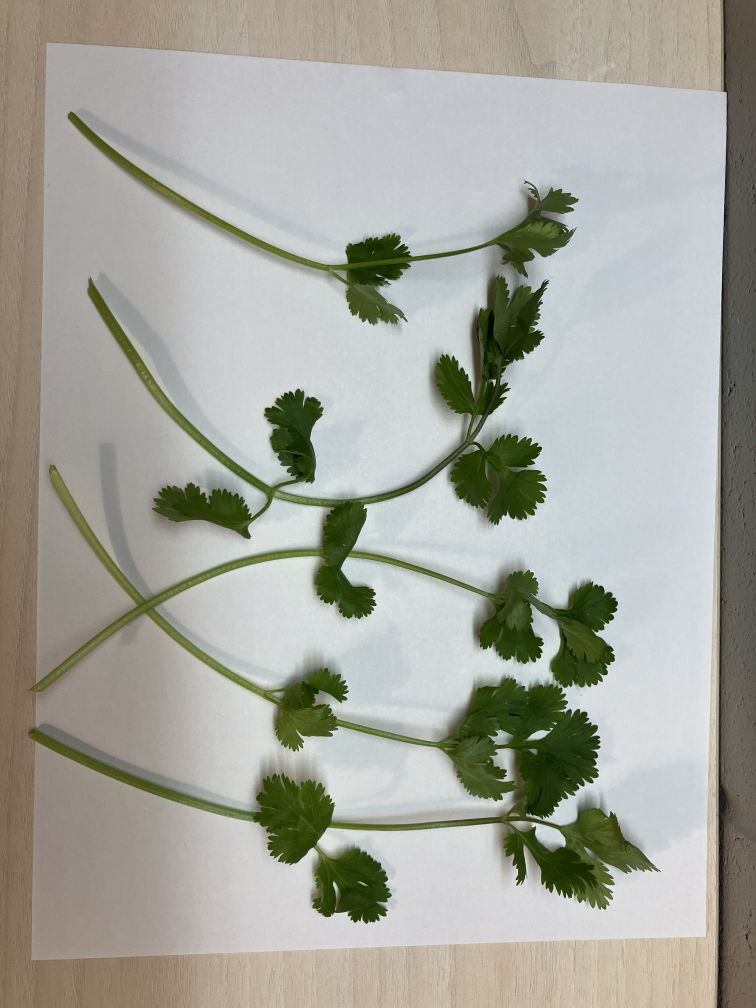
#> input picture data/images/Day0_Group_1.jpg, 3024 x 4032 px (shown at 1/4 size); its folder holds only this picture in this run
$ python create_masked_images.py
#> lines starting #> are read from the running program, lines starting #| are printed output that depends on the picture; after the words box and inside, x2 and y2 are one past the last pixel; in counts of white or black regions, pixels touching at a corner belong together
#!/usr/bin/env python3
"""
Create masked versions of all cilantro images.
"""

import cv2
import numpy as np
import os
import glob

# HSV thresholds (adjusted for darker/wilted cilantro)
LOWER_GREEN = np.array([35, 30, 20])
UPPER_GREEN = np.array([85, 255, 255])

# Input and output directories
input_dir = 'data/images'
output_dir = 'data/images/masked_images'

# Create output directory
os.makedirs(output_dir, exist_ok=True)

# Find all jpg files
image_files = glob.glob(os.path.join(input_dir, '*.jpg'))
image_files = sorted([f for f in image_files if 'masked_images' not in f])

print(f"Processing {len(image_files)} images...")
print("="*70)

for image_path in image_files:
    filename = os.path.basename(image_path)

    # Load image
    image = cv2.imread(image_path)
#> image is the input picture: shape (4032, 3024, 3); mean B, G, R 156.3, 165.4, 164.7
    if image is None:
        print(f"✗ Could not load: {filename}")
        continue

    # Convert to HSV
    hsv = cv2.cvtColor(image, cv2.COLOR_BGR2HSV)
#> hsv: shape (4032, 3024, 3); mean H, S, V 58.8, 39.7, 170.3

    # Create mask
    mask = cv2.inRange(hsv, LOWER_GREEN, UPPER_GREEN)
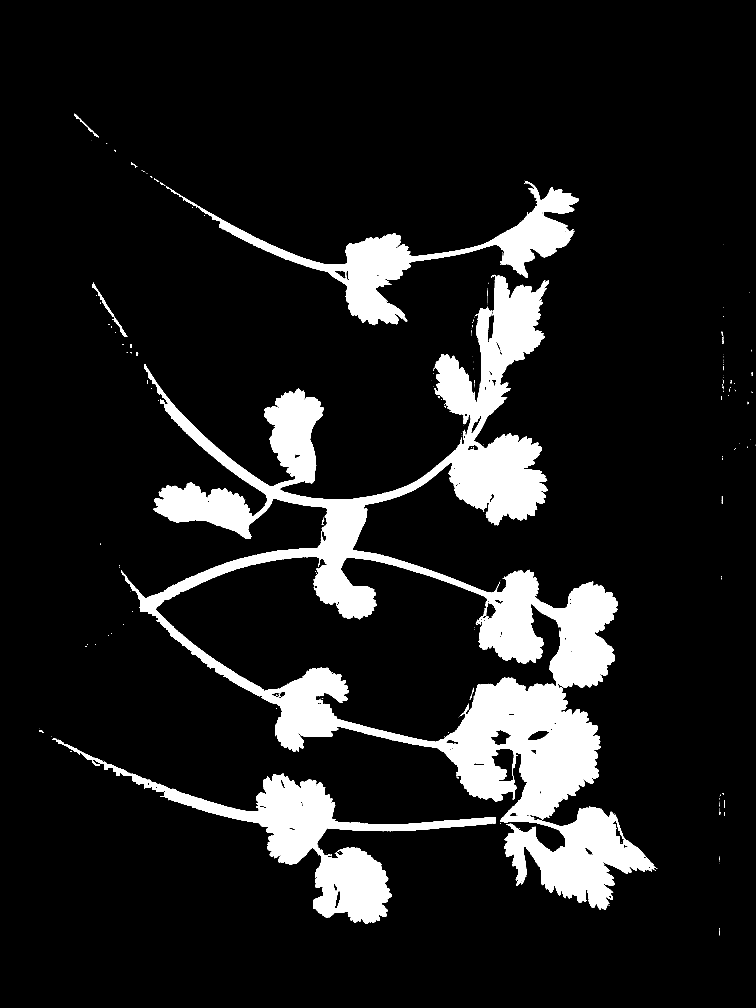
#> mask: shape (4032, 3024) (shown at 1/4 size); 11.4% white; 443 white regions (401 under 20 px), largest, box (x1, y1, x2, y2) and area: (484, 1100, 2630, 3639) 1050553, (209, 2952, 1984, 3695) 186658, (792, 724, 2315, 1301) 143773

    # Apply mask to image
    masked_image = cv2.bitwise_and(image, image, mask=mask)
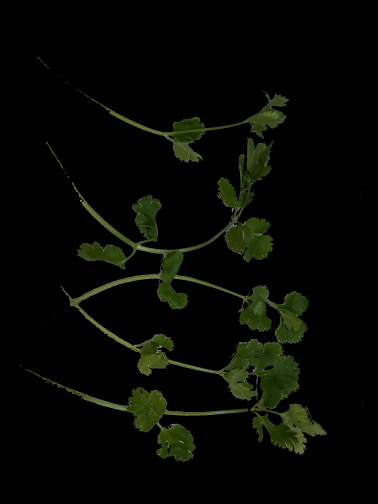
#> masked_image: shape (4032, 3024, 3) (shown at 1/8 size); mean B, G, R 3.1, 8.3, 6.5

    # Create visualization (original | mask | masked)
    h, w = image.shape[:2]
    display_width = 400
    display_height = int(h * (display_width / w))

    original = cv2.resize(image, (display_width, display_height))
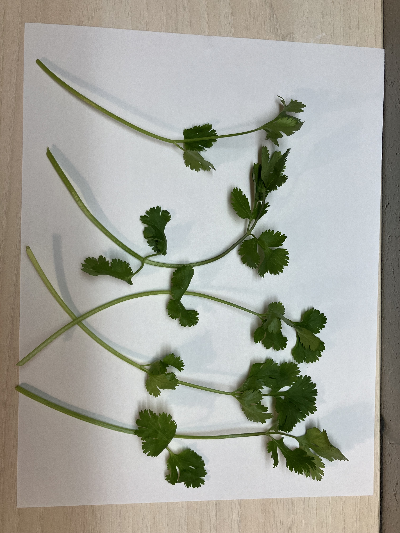
#> original: shape (533, 400, 3); mean B, G, R 156.2, 165.3, 164.6
    mask_vis = cv2.resize(mask, (display_width, display_height))
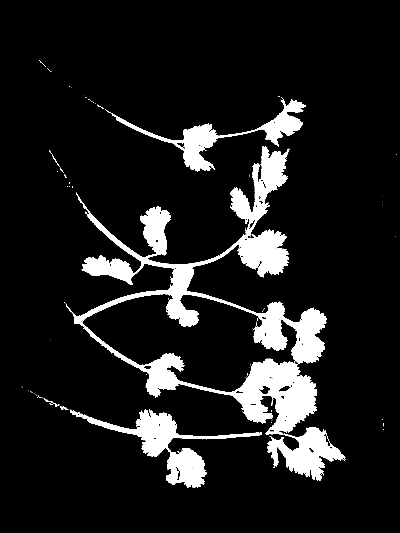
#> mask_vis: shape (533, 400); min 0, max 255, mean 29
    mask_vis = cv2.cvtColor(mask_vis, cv2.COLOR_GRAY2BGR)
#> mask_vis: shape (533, 400, 3)
    masked_vis = cv2.resize(masked_image, (display_width, display_height))
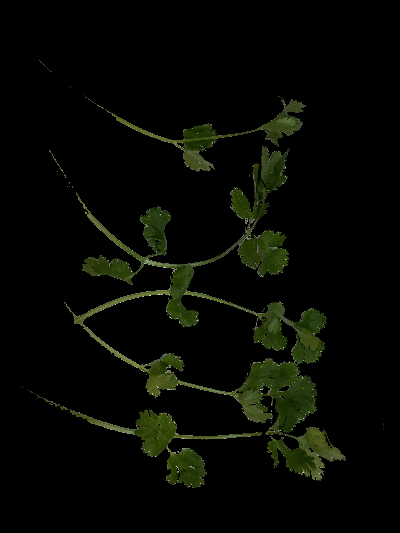
#> masked_vis: shape (533, 400, 3); mean B, G, R 3.1, 8.3, 6.5

    # Stack horizontally
    visualization = np.hstack([original, mask_vis, masked_vis])
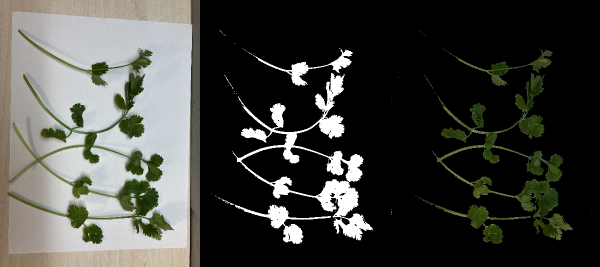
#> visualization: shape (533, 1200, 3) (shown at 1/2 size); mean B, G, R 62.8, 67.5, 66.7

    # Add labels
    font = cv2.FONT_HERSHEY_SIMPLEX
    cv2.putText(visualization, "Original", (10, 30), font, 0.7, (255, 255, 255), 2)
    cv2.putText(visualization, "Binary Mask", (display_width + 10, 30), font, 0.7, (255, 255, 255), 2)
    cv2.putText(visualization, "Thresholded", (display_width * 2 + 10, 30), font, 0.7, (255, 255, 255), 2)
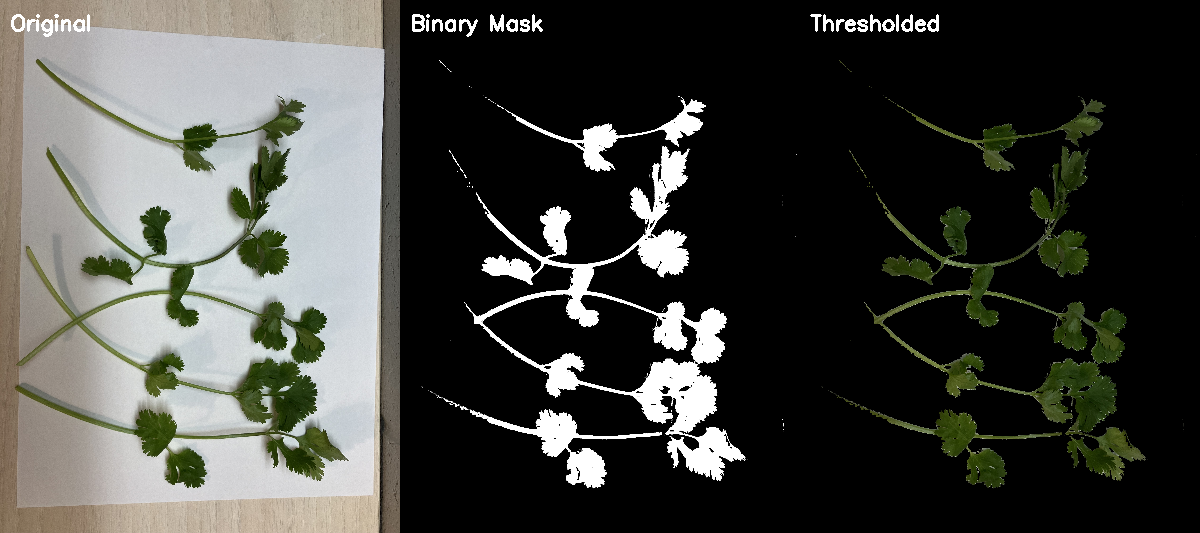
#> visualization: shape (533, 1200, 3); mean B, G, R 63.7, 68.4, 67.6

    # Save
    output_filename = os.path.splitext(filename)[0] + "_masked.jpg"
    output_path = os.path.join(output_dir, output_filename)
    cv2.imwrite(output_path, visualization)

    print(f"✓ Created: {output_filename}")

print("="*70)
print(f"✓ All masked images saved to: {output_dir}")

$ run again, on data/images/Day0_Group_5.jpg
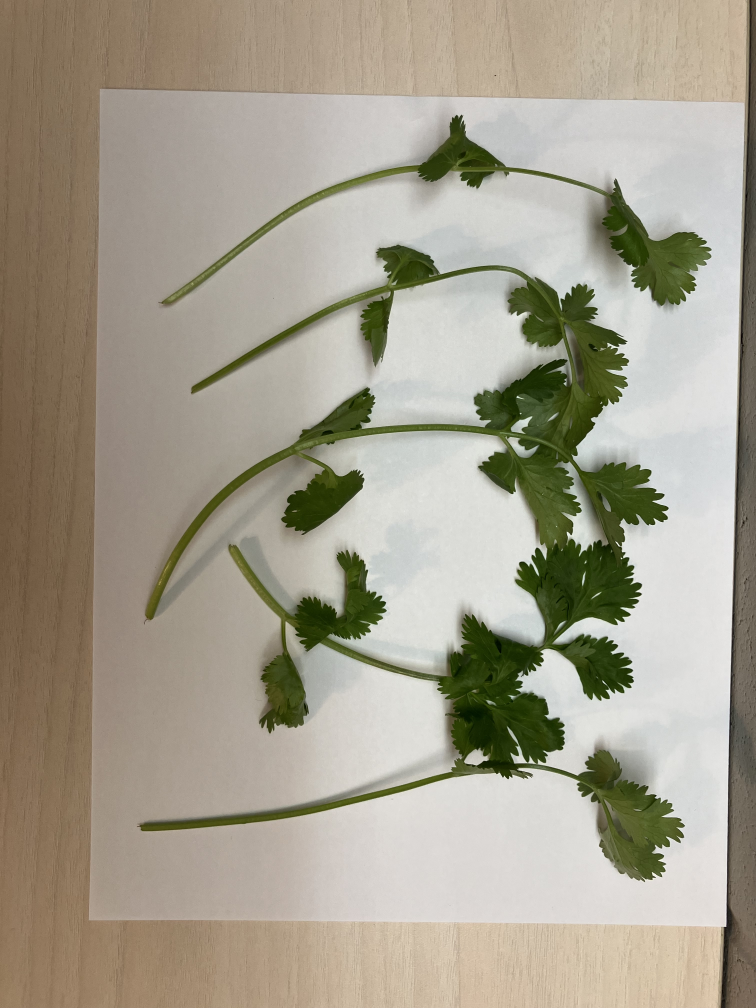
#> input picture data/images/Day0_Group_5.jpg, 3024 x 4032 px (shown at 1/4 size)
#> image is the input picture: shape (4032, 3024, 3); mean B, G, R 141.7, 158.3, 164.4
#> hsv: shape (4032, 3024, 3); mean H, S, V 26.7, 52.7, 166.4
#> `mask = cv2.inRange(hsv, LOWER_GREEN, UPPER_GREEN)`:
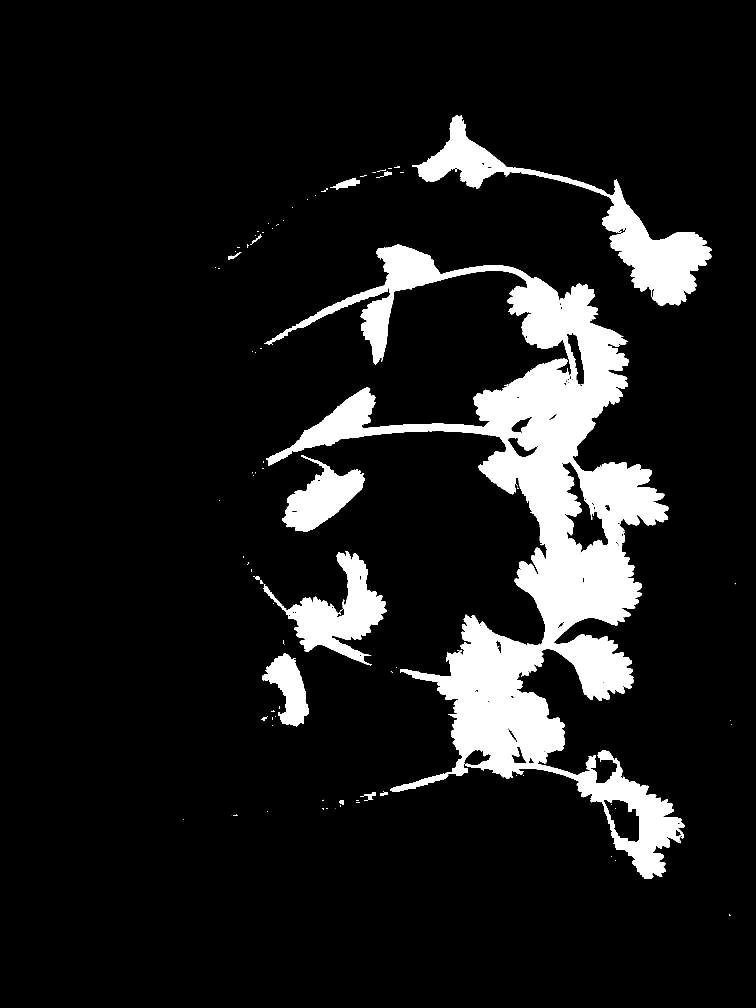
#> mask: shape (4032, 3024) (shown at 1/4 size); 10.4% white; 206 white regions (160 under 20 px), largest, box (x1, y1, x2, y2) and area: (1056, 978, 2740, 3514) 968787, (1648, 460, 2847, 1223) 142524, (1054, 2204, 1547, 2662) 75436
#> `cv2.putText(visualization, "Thresholded", (display_width * 2 + 10, 30)..`:
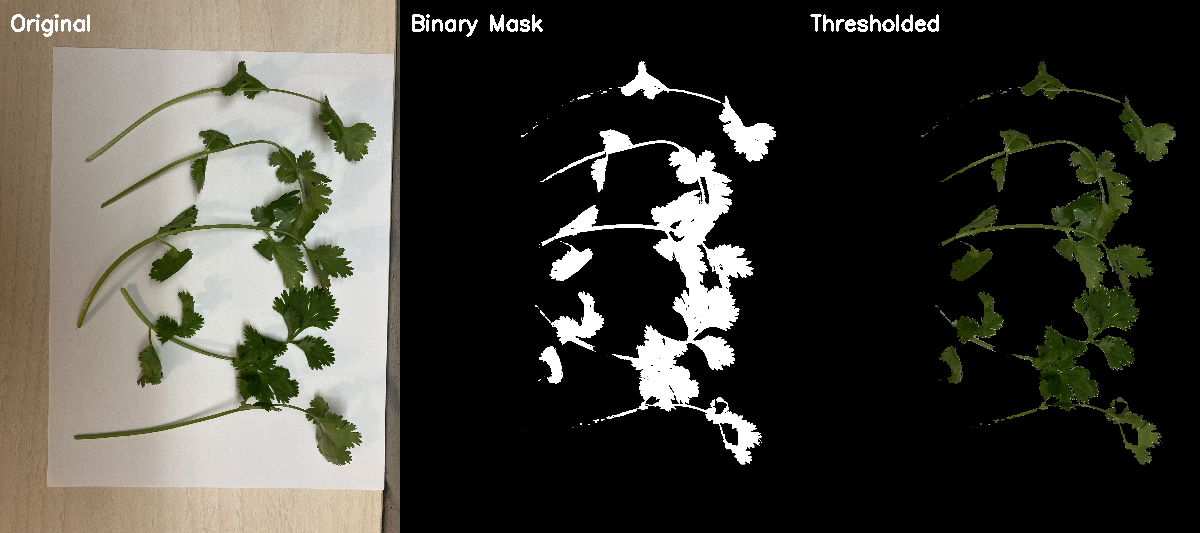
#> visualization: shape (533, 1200, 3); mean B, G, R 57.9, 65, 66.5

$ run again, on data/images/Day0_Group_6.jpg
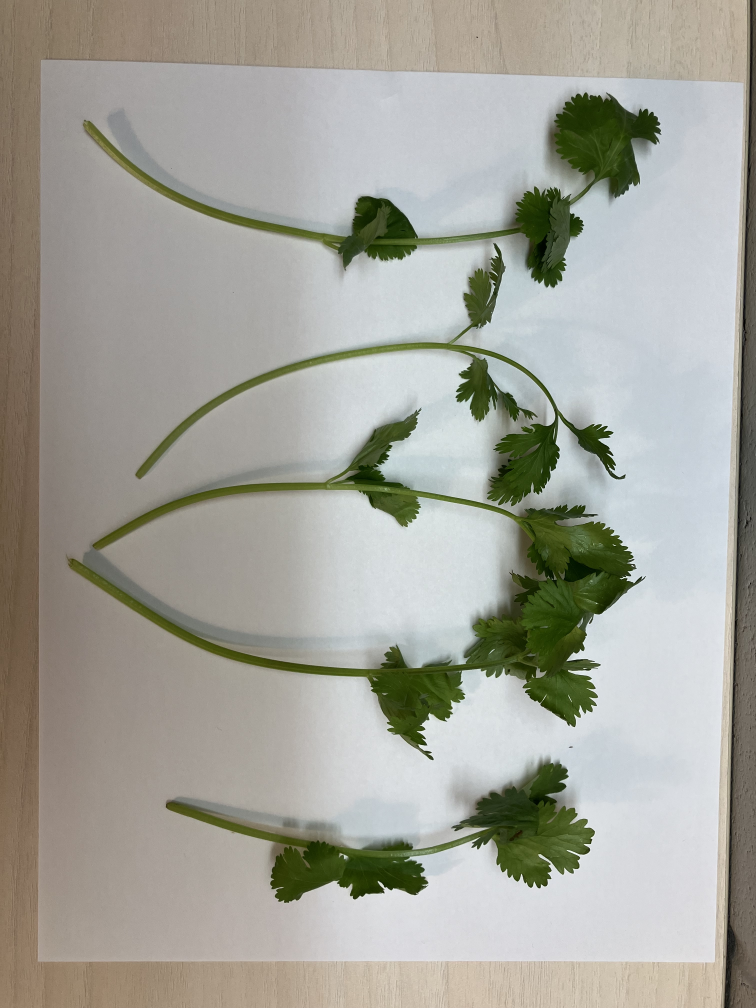
#> input picture data/images/Day0_Group_6.jpg, 3024 x 4032 px (shown at 1/4 size)
#> image is the input picture: shape (4032, 3024, 3); mean B, G, R 154, 163.1, 163.3
#> hsv: shape (4032, 3024, 3); mean H, S, V 53.5, 39.1, 168.5
#> `mask = cv2.inRange(hsv, LOWER_GREEN, UPPER_GREEN)`:
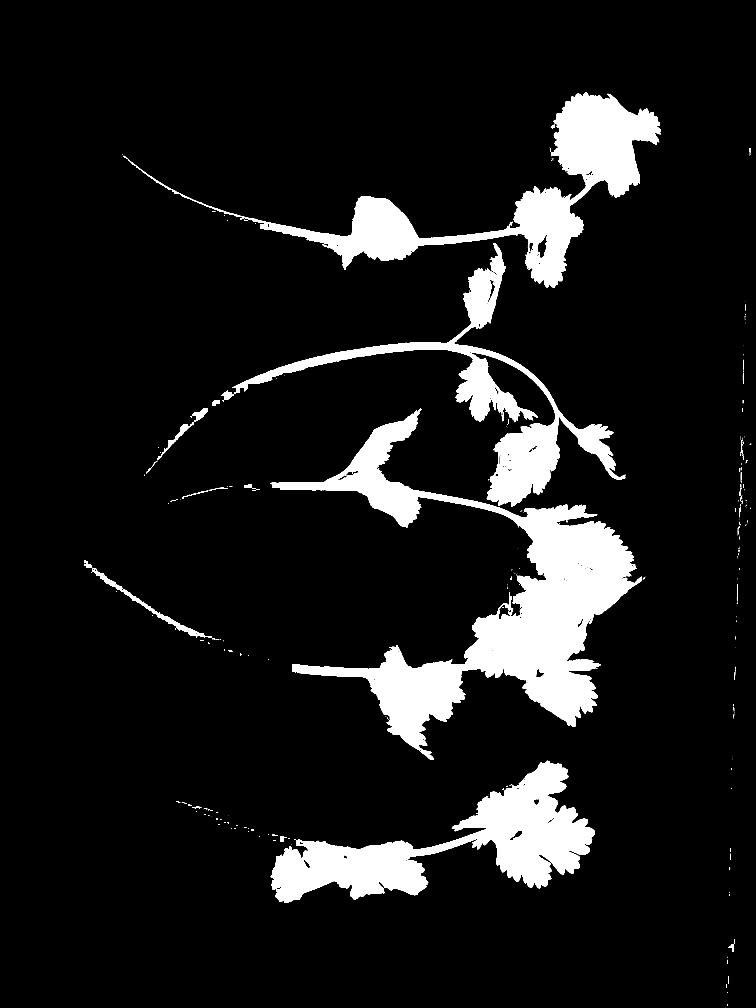
#> mask: shape (4032, 3024) (shown at 1/4 size); 9.9% white; 524 white regions (443 under 20 px), largest, box (x1, y1, x2, y2) and area: (1080, 1634, 2569, 3040) 482480, (510, 369, 2644, 1151) 262819, (1082, 3042, 2380, 3612) 256097
#> `cv2.putText(visualization, "Thresholded", (display_width * 2 + 10, 30)..`:
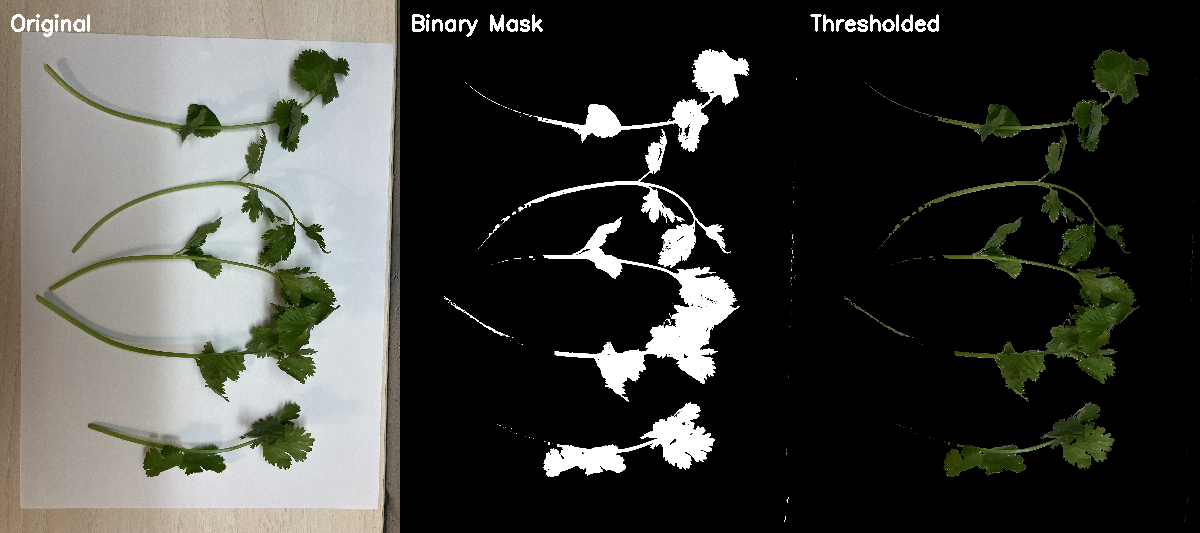
#> visualization: shape (533, 1200, 3); mean B, G, R 61.5, 66, 65.6
